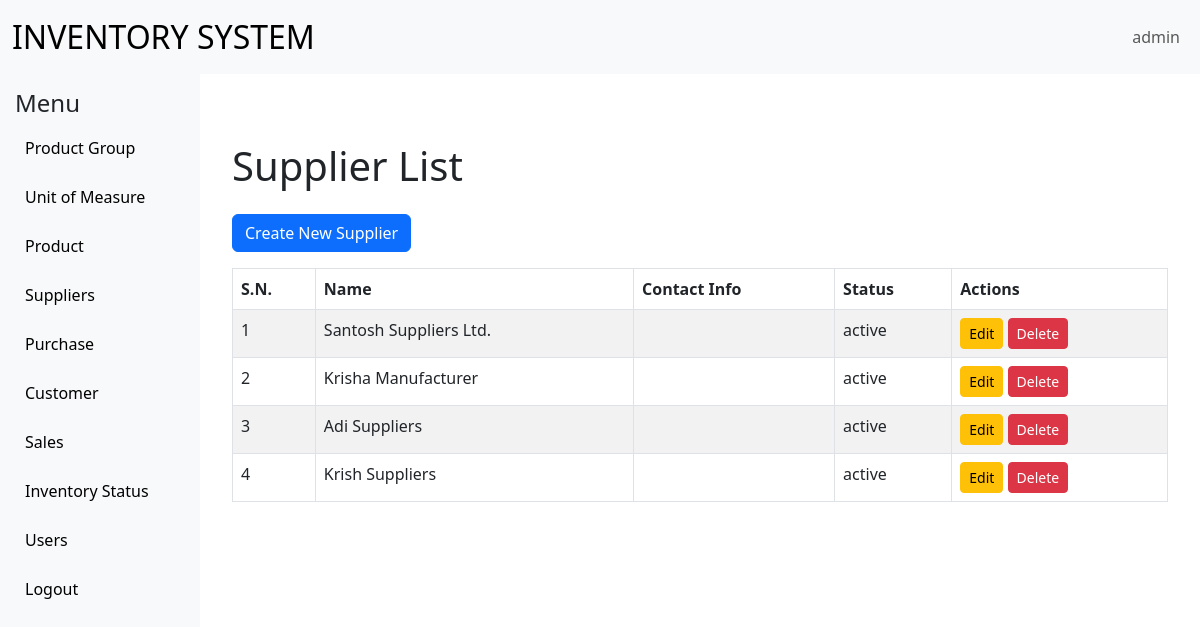
Page /purchasesystem/SupplierList.php (signed in) on the committed database.
### tables this page shows
CREATE TABLE `Suppliers` (
  `id` int(11) NOT NULL,
  `name` varchar(255) NOT NULL,
  `contact_info` text DEFAULT NULL,
  `status` enum('active','inactive') DEFAULT 'active'
);

### purchasesystem/SupplierList.php (the view)
<?php
include('../common/base.php');
$sql = "SELECT * FROM Suppliers";
$result = $con->query($sql);
?>
    <div class="container mt-5">
        <h1 class="mb-4">Supplier List</h1>
        <a href="SupplierCreate.php" class="btn btn-primary mb-3">Create New Supplier</a>
        <table class="table table-bordered table-striped">
            <thead class="thead-dark">
                <tr>
                    <th>S.N.</th>
                    <th>Name</th>
                    <th>Contact Info</th>
                    <th>Status</th>
                    <th>Actions</th>
                </tr>
            </thead>
            <tbody>
                <?php $counter = 0; ?>
                <?php while ($row = $result->fetch_assoc()) { ?>
                    <tr>
                        <td><?php echo ++$counter; ?></td>
                        <td><?php echo htmlspecialchars($row['name']); ?></td>
                        <td><?php echo htmlspecialchars($row['contact_info']); ?></td>
                        <td><?php echo htmlspecialchars($row['status']); ?></td>
                        <td>
                            <a href="SupplierEdit.php?id=<?php echo htmlspecialchars($row['id']); ?>" class="btn btn-warning btn-sm">Edit</a>
                            <a href="SupplierDelete.php?id=<?php echo htmlspecialchars($row['id']); ?>" class="btn btn-danger btn-sm" onclick="return confirm('Are you sure you want to delete this supplier?');">Delete</a>
                        </td>
                    </tr>
                <?php } ?>
            </tbody>
        </table>
    </div>
    <?php include('../common/footer.php'); ?>

### common/base.php (style rules this page uses)
body { overflow-x: hidden; }

### rows in the picture
suppliers: name "Santosh Suppliers Ltd.", status "active"
suppliers: name "Krisha Manufacturer", status "active"
suppliers: name "Adi Suppliers", status "active"
suppliers: name "Krish Suppliers", status "active"

### other values in the picture
$_SESSION['username'] "admin"
